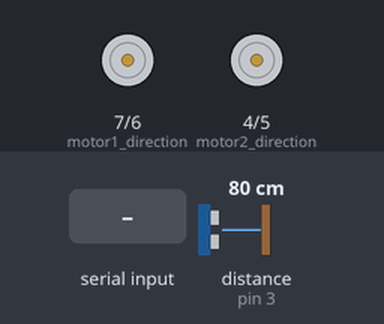
The sketch below on a simulated Arduino Uno, built with avr-gcc and run on an emulated ATmega328P. Parts: direction and speed pins drawn as motors (green arrow = direction pin HIGH = forward, orange = LOW = backward, longer = more drive). The inputs (shaded band) are chosen by the test bench; at power-on: distance to the obstacle (sensor on pin 3) 80 cm. What the sketch prints to the serial monitor is not drawn.

Above: at 1.2 s.
1.3 s: "10\n" received over Serial
At 2.5 s:
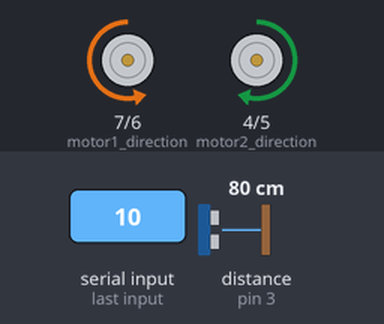
2.8 s: "90,45\n" received over Serial
At 3.8 s:
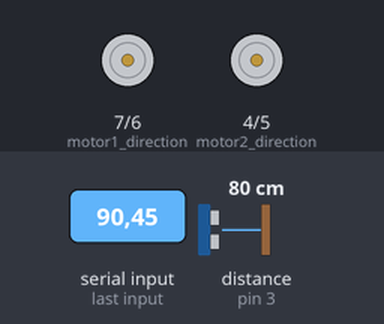
4.3 s: "11\n" received over Serial
At 5.0 s:
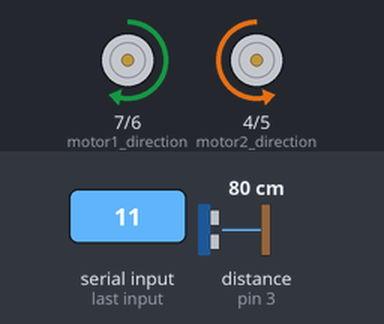
5.8 s: "30,150\n" received over Serial
At 6.2 s:
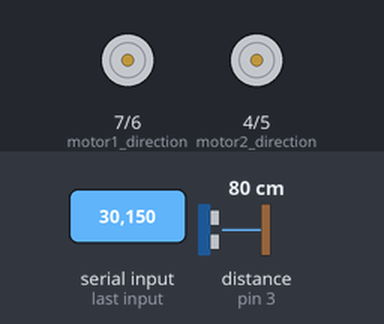
7.3 s: "12\n" received over Serial
At 8.5 s:
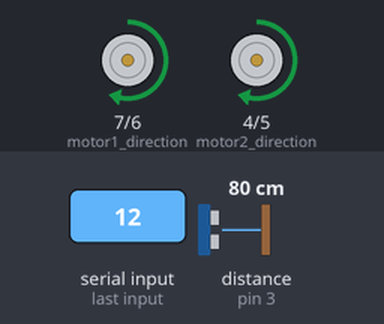
8.8 s: "13\n" received over Serial
At 9.5 s:
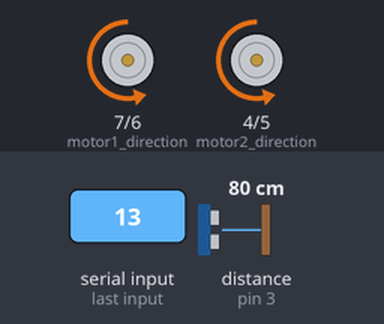
Timing chart, 0 to 11.3 s (numbered marks = the images above; inputs shaded):
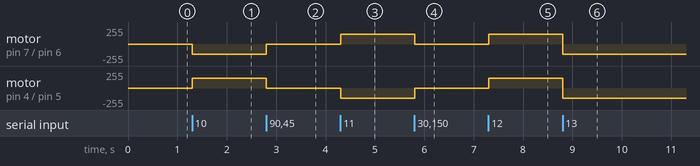

Measured:
- after the input at 1.3 s, motor on pin 7 (motor1_direction) / pin 6 (motor1_pwm): stopped → backward 150/255 at once; motor on pin 4 (motor2_direction) / pin 5 (motor2_pwm): stopped → forward 150/255 at once
- after the input at 2.8 s, motor on pin 7 (motor1_direction) / pin 6 (motor1_pwm): backward 150/255 → stopped at once; motor on pin 4 (motor2_direction) / pin 5 (motor2_pwm): forward 150/255 → stopped at once
- after the input at 4.3 s, motor on pin 7 (motor1_direction) / pin 6 (motor1_pwm): stopped → forward 150/255 at once; motor on pin 4 (motor2_direction) / pin 5 (motor2_pwm): stopped → backward 150/255 at once
- after the input at 5.8 s, motor on pin 7 (motor1_direction) / pin 6 (motor1_pwm): forward 150/255 → stopped at once; motor on pin 4 (motor2_direction) / pin 5 (motor2_pwm): backward 150/255 → stopped at once
- after the input at 7.3 s, motor on pin 7 (motor1_direction) / pin 6 (motor1_pwm), motor on pin 4 (motor2_direction) / pin 5 (motor2_pwm): stopped → forward 150/255 at once
- after the input at 8.8 s, motor on pin 7 (motor1_direction) / pin 6 (motor1_pwm), motor on pin 4 (motor2_direction) / pin 5 (motor2_pwm): forward 150/255 → backward 150/255 at once

The sketch:

Mbot2.ino
```cpp
// work only for the mbot2 platform
// made by xilissium

#include "MeMCore.h"

using namespace std;

int speed = 150;
int x = 0;


unsigned long lastExecutionTime = 0;
unsigned long interval = 100;

MeUltrasonicSensor ultrasonic(3); //choos port of the ultrasonic sensor on your mbot2

void setup() {
  pinMode(6,OUTPUT); //motor1 pwm
  pinMode(7,OUTPUT); //motor1 direction

  pinMode(5,OUTPUT); //motor2 pwm
  pinMode(4,OUTPUT); //motor2 direction
  Serial.begin(115200); //use the same setting than on the python programe
  Serial.setTimeout(1);

}


void gofront(int v){
  analogWrite(6, v);
  analogWrite(5, v);
  digitalWrite(7,LOW); //motor direction for front rotation
  digitalWrite(4,HIGH); //LOW = front , HIGH = back
}

void goback(int v){
  analogWrite(6, v);
  analogWrite(5, v);
  digitalWrite(7,HIGH);
  digitalWrite(4,LOW);
}
void goright(int v){
  analogWrite(6, v);
  analogWrite(5, v);
  digitalWrite(7,LOW);
  digitalWrite(4,LOW);
}
void goleft(int v){
  analogWrite(6, v);
  analogWrite(5, v);
  digitalWrite(7,HIGH);
  digitalWrite(4,HIGH);
}
void stop(){
  analogWrite(6,0);
  analogWrite(5,0);
}


void loop() {
  unsigned long currentTime = micros();


  if (currentTime - lastExecutionTime >= interval) {
    Serial.println(ultrasonic.distanceCm());
    lastExecutionTime = currentTime;  // update laste execution time
  }


  if (Serial.available() > 0) {
    x = Serial.readString().toInt();

    if (x == 10) {
      gofront(speed);
    } else if (x == 11) {
      goback(speed);
    } else if (x == 12) {
      goleft(speed);
    } else if (x == 13) {
      goright(speed);
    } else {
      stop();
    }
  }
}
```
